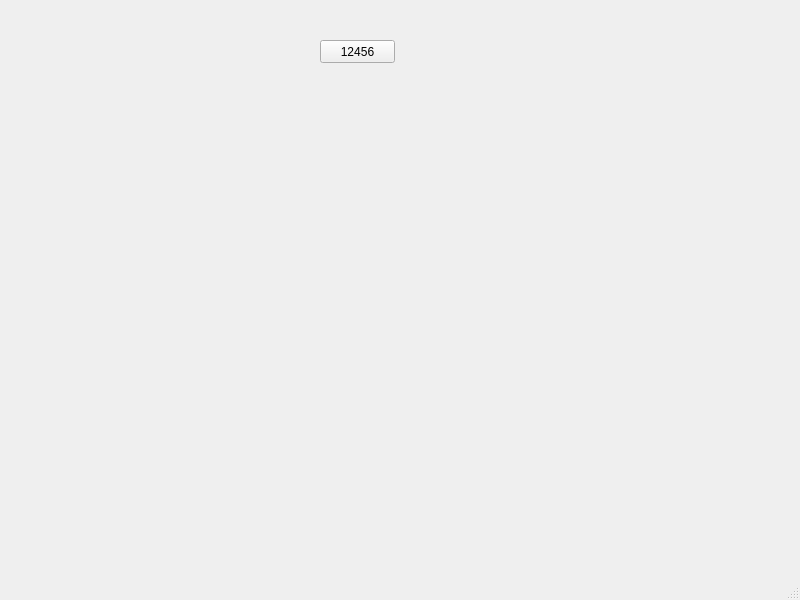
<?xml version="1.0" encoding="UTF-8"?>
<ui version="4.0">
 <class>MainWindow</class>
 <widget class="QMainWindow" name="MainWindow">
  <property name="geometry">
   <rect>
    <x>0</x>
    <y>0</y>
    <width>800</width>
    <height>600</height>
   </rect>
  </property>
  <property name="windowTitle">
   <string>MainWindow</string>
  </property>
  <widget class="QWidget" name="centralwidget">
   <widget class="QPushButton" name="pushButton">
    <property name="geometry">
     <rect>
      <x>320</x>
      <y>40</y>
      <width>75</width>
      <height>23</height>
     </rect>
    </property>
    <property name="text">
     <string>12456</string>
    </property>
   </widget>
  </widget>
  <widget class="QMenuBar" name="menubar">
   <property name="geometry">
    <rect>
     <x>0</x>
     <y>0</y>
     <width>800</width>
     <height>21</height>
    </rect>
   </property>
  </widget>
  <widget class="QStatusBar" name="statusbar"/>
 </widget>
 <resources/>
 <connections/>
</ui>
